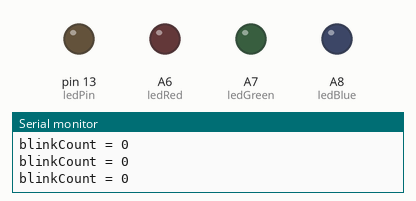
Recording of a sketch running on a simulated Teensy 4. Parts: output pins drawn as LEDs (lit = HIGH), the last lines printed to the serial monitor.

Above: at 0.5 s.
At 1.5 s:
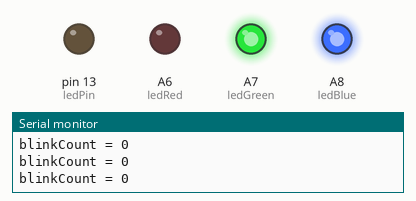
At 3.5 s:
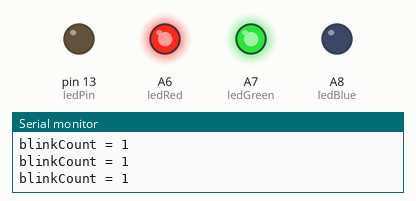
At 5.5 s:
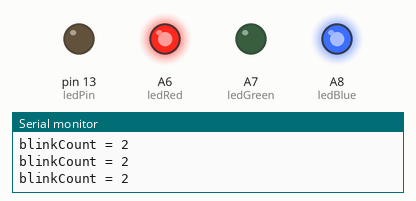
Timing chart, 0 to 6.9 s (numbered marks = the images above):
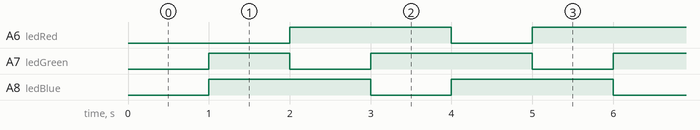

Measured:
- by itself, A6 (ledRed), A8 (ledBlue): alternates HIGH for 2.0 s and LOW for 1.0 s
- by itself, A7 (ledGreen): repeats every 3.0 s: LOW 1.0 s, HIGH 2.0 s
- by itself, everything shown: repeats every 3.0 s, in 3 steps

The sketch:

tricolorTimer.ino
```cpp
// Create an IntervalTimer object
IntervalTimer myTimer;

const int ledPin   = LED_BUILTIN;  // the pin with a LED
const int ledRed   = 20;
const int ledGreen = 21;
const int ledBlue  = 22;


void setup(void) {
  pinMode(ledPin, OUTPUT);
  pinMode(ledRed, OUTPUT);
  pinMode(ledGreen, OUTPUT);
  pinMode(ledBlue, OUTPUT);
  Serial.begin(9600);
  myTimer.begin(blinkLED, 1000000);  // blinkLED to run every 1 seconds
}

// The interrupt will blink the LED, and keep
// track of how many times it has blinked.
int ledRState = HIGH;
int ledGState = HIGH;
int ledBState = HIGH;
volatile unsigned long blinkCount = 0; // use volatile for shared variables

// functions called by IntervalTimer should be short, run as quickly as
// possible, and should avoid calling other functions if possible.
void blinkLED(void) {
  if (ledRState == LOW) {
    ledRState = HIGH;
    ledGState = LOW;
    ledBState = HIGH;
    blinkCount = blinkCount + 1;  // increase when LED turns on
  }
  else if (ledGState == LOW) {
    ledRState = HIGH;
    ledGState = HIGH;
    ledBState = LOW;
  }
  else {
    ledRState = LOW;
    ledGState = HIGH;
    ledBState = HIGH;
  }
  digitalWrite(ledRed, ledRState);
  digitalWrite(ledGreen, ledGState);
  digitalWrite(ledBlue, ledBState);
}

// The main program will print the blink count
// to the Arduino Serial Monitor
void loop(void) {
  unsigned long blinkCopy;  // holds a copy of the blinkCount

  // to read a variable which the interrupt code writes, we
  // must temporarily disable interrupts, to be sure it will
  // not change while we are reading.  To minimize the time
  // with interrupts off, just quickly make a copy, and then
  // use the copy while allowing the interrupt to keep working.
  noInterrupts();
  blinkCopy = blinkCount;
  interrupts();

  Serial.print("blinkCount = ");
  Serial.println(blinkCopy);
  delay(100);
}
```
